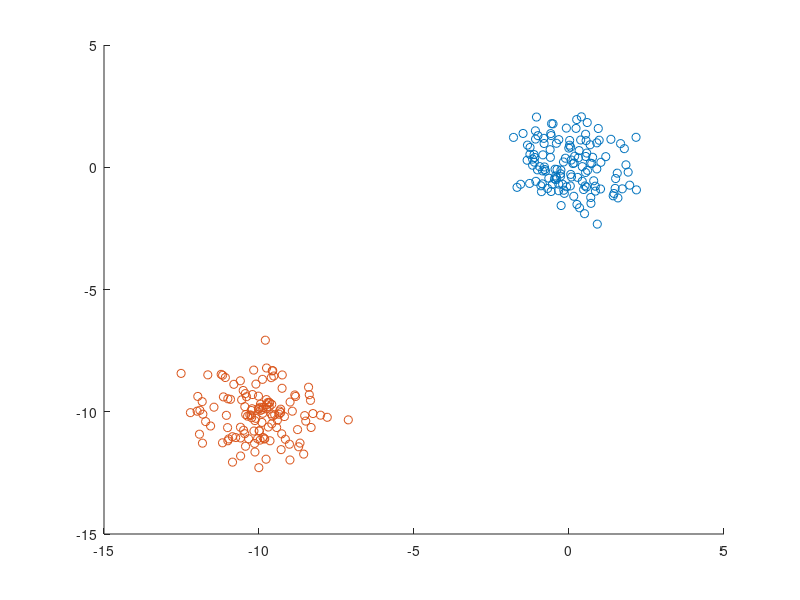

Write the MATLAB code that produced this figure. (Note: this script raises an error after producing the figure.)
%% crossvalidation demo for classification
clc
clear

%% generate train dataset
% designed signal
N1 = 128; % number of samples in class 1
N2 = 128; % number of samples in class 2
N = N1 + N2;
P = 1024; % feature dimension
X1 = randn(N1,P);
X2 = randn(N2,P) - 10;
XRaw = cat(1, X1, X2);
% designed weights
NG = 32; % number of groups
PG = floor(P/NG); % number of feature per-group
groups = ceil([1:P]'/PG);
NSG = 10; % number of active groups
perm = randperm(NG);
actives = perm(1:NSG);
w0 = zeros(P,1);
for i = 1:NSG
    w0(find(groups==actives(i))) = ...
      randn(size(w0(find(groups==actives(i))))); % gaussian signal
%     w0(find(groups==actives(i))) = ...
%         ones(size(w0(find(groups==actives(i))))); % uniform signal
end
% design matrix and class label
sigma = 0.2;
X0 = XRaw*diag(w0) + sigma*randn(N,P);
y0 = [ones(N1,1); -1*ones(N2,1)];
% permutate the samples
perm = randperm(N);
X = X0(perm,:);
y = y0(perm,1);

figure;
hold on;
scatter(X1(:,1), X1(:,2), 'bx');
scatter(X2(:,1), X2(:,2), 'ro');

%% perform crossvalidation
numFolds = 10;
numTotal = length(y);
numTest = floor(numTotal/numFolds);
numTrain = numTotal - numTest;
indexTotal = randperm(numTotal); % [1:numTotal]; %

methods = {'bayeslog','bardlog','bardloggroup'};
% methods = {'ridge','lasso','lassogroup1','bayes','bard','bardgroup','bayeslog','bardlog'};
numMethods = length(methods);

params = 1e-2;%logspace(-10,5,20);%
numParams = length(params);

disp([num2str(numFolds) ' fold cross-validation']);
accuracy = zeros(numFolds, numParams, numMethods);
for fold = 1:numFolds
    indexTest = indexTotal((fold-1)*numTest+1:fold*numTest);
    indexTrain = setdiff(indexTotal,indexTest);
    
    XTest = X(indexTest,:);
    XTrain = X(indexTrain,:);
    yTest = y(indexTest);
    yTrain = y(indexTrain);
    
    for p = 1:numParams
        lambda = params(p);

        for m = 1:numMethods
            method = methods{m};
        	disp(['fold = ' num2str(fold) ', lambda = ' num2str(lambda) ', method = ' method]);
            switch(method)
                case 'flda'
                    fisher = LDA(yTrain, XTrain);
                    model = fisher;
                case 'swlda'
                    [b,se,pval,inmodel,stats,nextstep,history] = stepwisefit(XTrain,yTrain,'penter',0.10,'premove',0.15,'scale','on','display','off');
                    swlda.b = b;
                    model = swlda;
                case 'svm'
                    svmoption = ['-s 0 -t 0 -c 1 -g 0.001'];
                    svmmodel = svmtrain(yTrain,XTrain,svmoption);
                    model = svmmodel;
                case 'ridge'
                    ridge = ridgereg(yTrain, XTrain, lambda);
                    model = ridge;
                case 'lasso'
                    lasso = lassoreg(yTrain, XTrain, lambda);
                    model = lasso;
                case 'lassogroup'
                    lassogroup = lassoreg_grouped1(yTrain, XTrain, NG, lambda);
                    model = lassogroup;
                case 'bayes'
                    bayes = bayesreg(yTrain, XTrain);
                    model = bayes;
                case 'bard'
                    bard = bayesard(yTrain, XTrain);
                    model = bard;
                case 'bardgroup'
                    bardgroup = bayesard_grouped(yTrain, XTrain, NG);
                    model = bardgroup;
                case 'logistic'
                    logmodel = logistic(yTrain, XTrain, 0.001);
                    model = logmodel;
                case 'bayeslog'
                    bayeslogmodel = bayeslog(yTrain, XTrain);
                    model = bayeslogmodel;
                case 'bardlog'
                    bardlogmodel = bardlog(yTrain, XTrain);
                    model = bardlogmodel;
                case 'bardloggroup'
                    bardloggroup = bardlog_grouped(yTrain, XTrain, NG);
                    model = bardloggroup;
                otherwise
                    disp('unknown method');
            end
        end

        for m = 1:numMethods
            method = methods{m};
            switch(method)
                case 'flda'
                    yPredict = XTest*fisher.b + fisher.b0;
                case 'swlda'
                    yPredict = XTest*swlda.b;
                case 'svm'
                    [predict_label,predict_accuracy,predict_decvalue] = svmpredict(yTest, XTest, svmmodel);
                    yPredict = svmmodel.Label(1)*predict_decvalue;
                    % yPredict = predict_decvalue;
                case 'ridge'
                    yPredict = XTest*ridge.b + ridge.b0;
                case 'lasso'
                    yPredict = XTest*lasso.b + lasso.b0;
                case 'lassogroup'
                    yPredict = XTest*lassogroup.b + lassogroup.b0;
                case 'bayes'
                    yPredict = XTest*bayes.b + bayes.b0;
                case 'bard'
                    yPredict = XTest*bard.b + bard.b0;
                case 'bardgroup'
                    yPredict = XTest*bardgroup.b + bardgroup.b0;
                case 'logistic'
                    Y_predict = X(:,feature_selected)*logmodel.b + logmodel.b0;
                case 'bayeslog'
                    Y_predict = X(:,feature_selected)*bayeslogmodel.b + bayeslogmodel.b0;
                case 'bardlog'
                    Y_predict = X(:,feature_selected)*bardlogmodel.b + bardlogmodel.b0;
                case 'bardloggroup'
                    Y_predict = X(:,feature_selected)*bardloggroup.b + bardloggroup.b0;
                otherwise
                    disp('unknown method');
            end
            accuracy(fold, p, m) = length(find(sign(yPredict) == sign(yTest)))/numTest;
        end
    end
end

%% visualize
figure;
plotstyle = {'b','k','r','b--','k--','r--'};
hold on; grid on;
for m = 1:numMethods
    plot(log10(params), squeeze(mean(accuracy(:,:,m), 1))*100,plotstyle{m},'LineWidth',2);
    axis([min(log10(params)) max(log10(params)) 0 100]);
    xlabel('log_{10} (\lambda)');
    ylabel('Accuracy (%)');
end
h = legend(methods{1},methods{2},methods{3});
set(h,'Location','SouthEast');